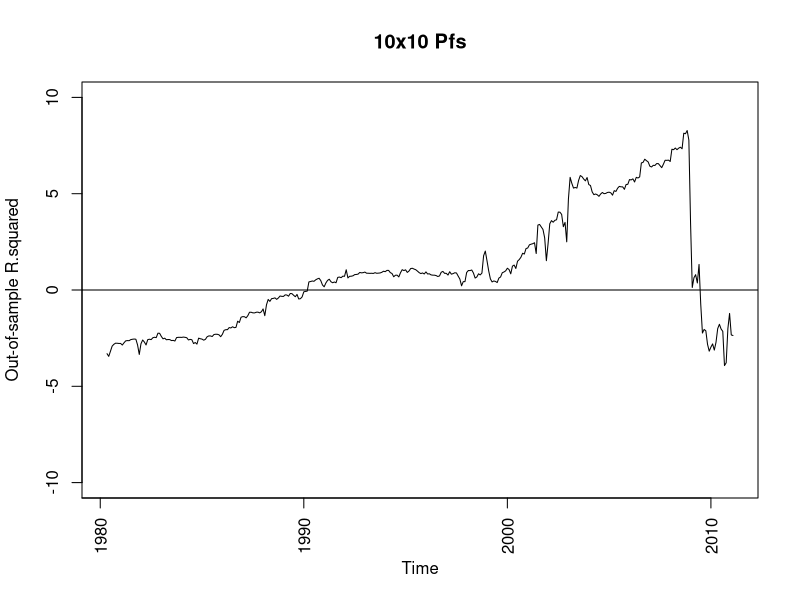

This chart was generated by the following R code:
#Copyright Jesper Dam
#Supported by Pruitt, Kelly's Market Return paper

#Section one, Investigate US returns on American Factors
#Load Y's Market return 1975-2015
library(sandwich)
library(lmtest)
library(xtable)

setwd("C:/Users/jesper/OneDrive/Master Thesis/Data testing/rstuff/10x10 + 2x20")
Factmont<- read.table("F-F_Research_Data_Factors.txt",
                      skip=586,
                      nrows=492,
                      na.strings=c(-99.99,99.99),
                      header=FALSE)

#Construct market returns Exceed-Rf, divide by 100 and use logreturns: log(1+ret)
Mktrt <- log((Factmont[,2]-Factmont[,5])*0.01+1)

y <- Mktrt

#Load X's 10x10 size/BM 1975-2015
Firms <- read.table("100_Portfolios_10x10.txt",
                    skip=2947,
                    nrows=498,
                    na.strings=c(-99.99,99.99,0),
                    header=FALSE)

Avgme<- read.table("100_Portfolios_10x10.txt",
                      skip=4028,
                      nrows = 498,
                      na.strings=c(-99.99,99.99,0),
                      header=FALSE)

Sumbe <- read.table("100_Portfolios_10x10.txt",
                skip=4772,
                nrows = 41,
                na.strings=c(-99.99,99.99,0),
                header=FALSE)
Sumbe[Sumbe==0] <-NA
Sumbe <- Sumbe[,2:ncol(Sumbe)]

Summe <-  cbind(Firms[,2:ncol(Firms)]*Avgme[,2:ncol(Avgme)])
Summe[Summe==0] <-NA


#Construct monthly panel of log(Be/ME)
bm <- matrix(1,nrow=((nrow(Sumbe))*12),ncol=ncol(Summe))

for(i in 1:(nrow(Sumbe)-1))
{
  for (j in 1:12)
  {
  bm[(i*12-12+j),] <- as.numeric(Sumbe[i,1:ncol(Sumbe)])/as.numeric(Summe[(i*12-12+j),])
  }
}
bm<- bm[1:length(y),]

xrets <- read.table("Yrets.txt")

x <- cbind(log(bm),log(xrets[1:nrow(xrets),2:ncol(xrets)]*0.01+1))


#Remove obs with too many NA's
x <- x[ , colSums(is.na(x))/nrow(x) < 0.2]

#standardize x
xstd <- matrix(0,nrow=nrow(x),ncol=ncol(x))
for (i in 1:ncol(x))
{
  xstd[,i] <- x[,i]/sd(x[,i],na.rm=T)
}


#first stage
phi1 <- 0

for (i in 1:ncol(xstd))
{
  model <- summary(lm(xstd[1:(length(y)-1),i]~y[2:length(y)]))
  phi1[i] <- model$coefficients[2,1]
}

#second stage
f1<-0

for (i in 1:length(y))
{
  model <- summary(lm(as.numeric(xstd[i,])~phi1))
  f1[i] <- model$coefficients[2,1]
}

#final stage 1m
fit3 <- lm(y[2:length(y)]~f1[1:(length(y)-1)])
beta <- coef(fit3)[2]
res <- c(NA,resid(fit3))

#t-KP

#t-KP
#KP
tkp <- 0
tmp <- 0
tct<-0
fct<- NULL
for (j in 1:length(y))
{
  tmp1 <- res[j]^2*t(f1[j]-mean(f1))%*%(f1[j]-mean(f1))
  if (is.na(tmp1)) {
    tmp=tmp+0 
    tct=tct+0
    fct=fct
  }
  else {
    tmp=tmp+tmp1
    tct=tct+1
    fct= c(fct,f1[j])}
} 
tmp=tmp/tct
avarbeta = ( tmp/(solve(tct)%*%t(fct)%*%(diag(tct)-(1/tct)*rep(1,tct))%*%fct)) / 
  (solve(tct)%*%t(fct)%*%(diag(tct)-(1/tct)*rep(1,tct))%*%fct)
tstatkp <- beta/sqrt(diag(avarbeta)/tct)
pkp <- pt(-abs(tstatkp),summary(fit3)$df[2])*2


#newey west
fit4 <- lm(y[2:(length(y))]~f1[1:(length(y)-1)])
nyw <- coeftest(fit4, vcov.=NeweyWest(fit4, prewhite=F,lag=0))
nywtstat <- nyw[2:dim(nyw)[1],3]
pnyw <- pt(-abs(nywtstat),summary(fit3)$df[2])*2

results <- cbind(summary(fit3)$r.squared*100,pkp,pnyw)
xtable(results,round=3)

#Recursive OOS
prf <- rep(NA,length(y))
prfm <- rep(NA,length(y))

for (i in 60:(length(y)-1)) {
  tempr <- rep(NA,length(y))
  xoos <- matrix(NA,nrow=nrow(x),ncol=ncol(x))
  for (j in 1:ncol(xoos))
  {
    xoos[1:i,j] = x[1:i,j]
  }
  tempr[1:i] <- y[1:i]
  xoos <- xoos[ ,colSums(!is.na(xoos))>0.8*i]
  
  #stdize
  xoos_sd <- apply(xoos, 2, function(col) sd(col, na.rm=TRUE))
  xoos <- t(apply(xoos, 1, function(row) row/xoos_sd))
  
  if (sum(!is.na(tempr))>60+1) {
    
    phi1 <- rep(NA,ncol(xoos))
    for (j in 1:ncol(xoos))
    {
      phi1[j] <- coef(lm(xoos[1:i,j]~tempr[2:(i+1)]))[2]
    }
    
    #Cholesky decomp, for normalization?
    phi1<-phi1/chol(cov(phi1,phi1)*((length(phi1)-1)/(length(phi1))))
    
    #second stage
    f1<- rep(NA,nrow(xoos))
    
    for (j in 1:nrow(xoos))
    {
      if (sum(!is.na(xoos[j,]))>5)
      {
        f1[j] <- coef(lm(as.numeric(xoos[j,])~phi1))[2]
      }
    }
    
    #final stage 1m
    coefs <- coef(lm(tempr[2:(nrow(xoos))]~f1[1:(nrow(xoos)-1)]))
    
    #prediktor
    prf[i+1] <- coefs[1]+coefs[2]*f1[i]
    prfm[i+1] <- mean(tempr,na.rm=T)
    print(i)
  }
}

#OOSR2
frame <- na.omit(cbind(y,prf,prfm,Factmont[1:length(y),1]))
oosr2<- rep(NA,(nrow(frame)-60))
encnew <- rep(NA,(nrow(frame)-60))
for (i in 1:(nrow(frame)-60))
{
  oosr2[i] = 1- sum( (frame[i:nrow(frame),1]-frame[i:nrow(frame),2])^2)/
    sum( ( frame[i:nrow(frame),1]-frame[i:nrow(frame),3])^2)
  fe1 <- frame[i:nrow(frame),1]-frame[i:nrow(frame),3]
  fe2 <- frame[i:nrow(frame),1]-frame[i:nrow(frame),2]
  encnew[i] <- sum(!is.na(fe1+fe2))*(sum(fe1^2-fe1*fe2))/sum(fe2^2)
}
oosr2<-oosr2*100
fin <- frame[length(oosr2),4]
fin<-as.numeric(paste(format(fin/1000000,digits=4)))*10000+
  ((as.numeric(paste(format(fin/1000000,digits=6)))*10000-
      as.numeric(paste(format(fin/1000000,digits=4)))*10000)*100+1)/12
plot(y=oosr2,x=seq(fin-(length(oosr2)*1/12)+1/12,to=fin,by=1/12),type="l",
     ylab="Out-of-sample R.squared", xlab="Time",main="10x10 Pfs",xaxt="n",ylim=c(-10,10))
abline(0,0)
axis(1,xaxp=c(1940,2010,7),las=2)
pencnew <- pt(-abs(encnew),(length(oosr2)-1))*2
write.table(cbind(frame,c(oosr2,rep(NA,60)),c(pencnew,rep(NA,60))),"frame1010IS_1m_40y.txt",
            row.names=F,col.names=c("Ret","Predict","HistMean","Year","OOSR2","pENCNEW"))
